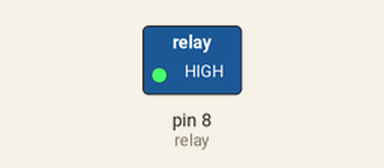
A sketch run on a simulated Arduino Uno, built with avr-gcc and run on an emulated ATmega328P. Parts: switched loads named in the sketch (green lamp = pin HIGH).

Above: at 1.5 s.
At 4.5 s:
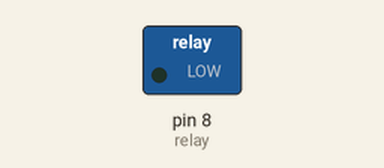
Timing chart, 0 to 7.8 s (numbered marks = the images above):
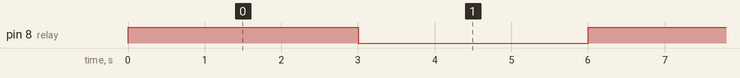

The sketch:

vacuumPump.ino
```cpp
int relay = 8;

void setup() {
  // put your setup code here, to run once:
  pinMode(relay, OUTPUT);
}

void loop() {
  // put your main code here, to run repeatedly:
  digitalWrite(relay, HIGH);
  delay(3000);
  digitalWrite(relay, LOW);
  delay(3000);
}
```

Measured:
- by itself, pin 8 (relay): alternates HIGH for 3.0 s and LOW for 3.0 s
